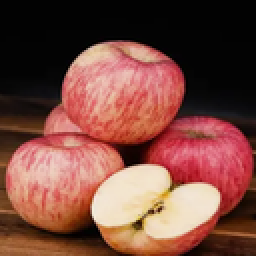
%> input picture apple.png, 128 x 128 px, shrunk from 512 x 512 before the run (shown 2 times larger)
$ octave DWT.m   (GNU Octave 9; MATLAB toolbox functions it lacks are replaced by stand-ins)
%> lines starting %> are read from the running program, lines starting %| are printed output that depends on the picture
### SimultaneousDecomposition/src/haar_dwt2.m
function [LL, LH, HL, HH] = haar_dwt2(img)
    % 确保图像尺寸为偶数
    [rows, cols] = size(img);
    if mod(rows, 2) ~= 0
        img = img(1:end-1, :);
        rows = rows - 1;
    end
    if mod(cols, 2) ~= 0
        img = img(:, 1:end-1);
        cols = cols - 1;
    end

    % 水平方向变换
    img_h = zeros(rows, cols);
    for i = 1:rows
        for j = 1:2:cols
            avg = (double(img(i,j)) + double(img(i,j+1)))/2;
            diff = (double(img(i,j)) - double(img(i,j+1)))/2;
            img_h(i,j) = avg;
            img_h(i,j+1) = diff;
        end
    end

    % 垂直方向变换
    img_v = zeros(rows, cols);
    for j = 1:cols
        for i = 1:2:rows
            avg = (img_h(i,j) + img_h(i+1,j))/2;
            diff = (img_h(i,j) - img_h(i+1,j))/2;
            img_v(i,j) = avg;
            img_v(i+1,j) = diff;
        end
    end

    % 提取子带
    LL = img_v(1:2:end, 1:2:end);
    LH = img_v(1:2:end, 2:2:end);
    HL = img_v(2:2:end, 1:2:end);
    HH = img_v(2:2:end, 2:2:end);
end

### SimultaneousDecomposition/src/DWT.m
% 批量处理多张彩色图像

% 定义要处理的图像文件名列表
image_files = {'apple.png', 'balloon..png', 'cat.png', 'fox.png', 'girl.png'};

% 创建保存结果的目录
output_dir = 'DWT_results';
if ~exist(output_dir, 'dir')
    mkdir(output_dir);
end

% 循环处理每张图像
for i = 1:length(image_files)
    % 读取彩色图像
    img = imread(image_files{i});  % 假设是RGB图像
%> img is the input picture: size 128x128x3 uint8; mean R, G, B 122.1, 73.9, 63.7

    % 分离RGB三个通道
    R = img(:,:,1);  % 红色通道
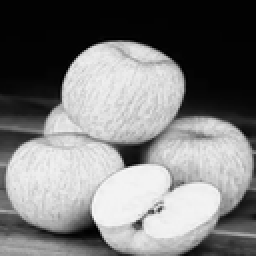
%> R: size 128x128 uint8 (shown 2 times larger); min 0, max 248, mean 122.1
    G = img(:,:,2);  % 绿色通道
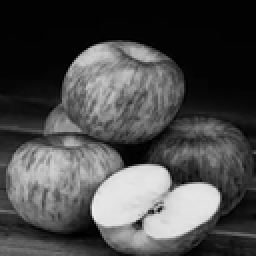
%> G: size 128x128 uint8 (shown 2 times larger); min 0, max 237, mean 73.9
    B = img(:,:,3);  % 蓝色通道
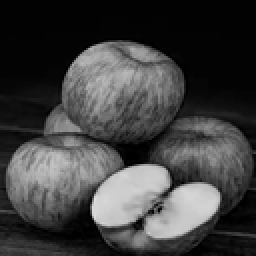
%> B: size 128x128 uint8 (shown 2 times larger); min 0, max 221, mean 63.7

    % 对每个通道分别进行二维离散小波变换
    % 使用手动实现的Haar小波变换
    [LL_R, LH_R, HL_R, HH_R] = haar_dwt2(R);
    [LL_G, LH_G, HL_G, HH_G] = haar_dwt2(G);
    [LL_B, LH_B, HL_B, HH_B] = haar_dwt2(B);
%> after the loop in haar_dwt2 (call 3), `for i = 1:rows`:
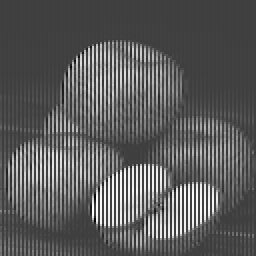
%> img_h: size 128x128 double (shown 2 times larger); min -71, max 216, mean 31.8; drawn with min black and max white
%> after the loop in haar_dwt2 (call 3), `for j = 1:cols`:
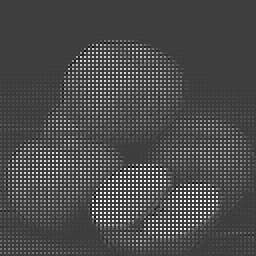
%> img_v: size 128x128 double (shown 2 times larger); min -68.25, max 215, mean 15.9; drawn with min black and max white

    % 重构每个通道的子带（如果需要合并显示）
    LL = cat(3, LL_R, LL_G, LL_B);  % 合并三个通道的LL子带
%> LL: size 64x64x3 double
    LH = cat(3, LH_R, LH_G, LH_B);  % 合并水平细节
%> LH: size 64x64x3 double
    HL = cat(3, HL_R, HL_G, HL_B);  % 合并垂直细节
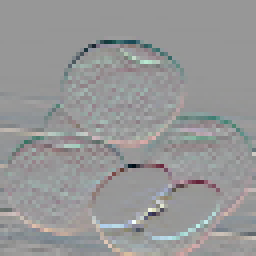
%> HL: size 64x64x3 double (shown 4 times larger); mean R, G, B -0.4, -0.2, -0.1; drawn with min black and max white
    HH = cat(3, HH_R, HH_G, HH_B);  % 合并对角细节（论文中用于嵌入的部分）
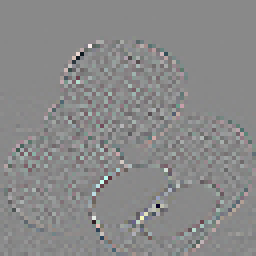
%> HH: size 64x64x3 double (shown 4 times larger); mean R, G, B 0, 0, 0; mean of the top-left, top-right, bottom-left and bottom-right quarters 0, 0, 0, 0; drawn with min black and max white

    % 保存结果
    [~, name, ~] = fileparts(image_files{i});
    save(fullfile(output_dir, [name, '_dwt_results.mat']), 'LL', 'LH', 'HL', 'HH');

    % 显示处理进度
    fprintf('已处理图像 %d/%d: %s\n', i, length(image_files), image_files{i});
end
%> pass 2 of the loop `for i = 1:length(image_files)`:
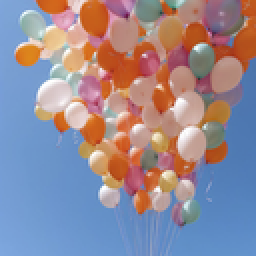
%> input picture balloon..png, 128 x 128 px, shrunk from 512 x 512 before the run (shown 2 times larger)
%> img is the input picture: size 128x128x3 uint8; mean R, G, B 149.3, 138.3, 151
%> after the loop in haar_dwt2 (call 6), `for j = 1:cols`:
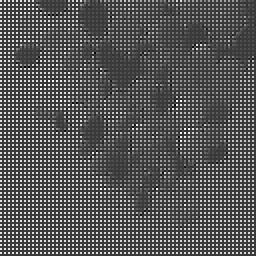
%> img_v: size 128x128 double (shown 2 times larger); min -75.25, max 251.5, mean 37.8; drawn with min black and max white
%> in haar_dwt2 (call 6), `HH = img_v(2:2:end, 2:2:end);`:
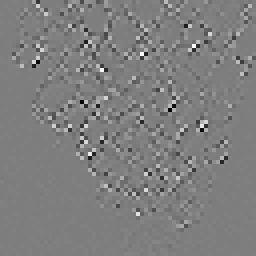
%> HH: size 64x64 double (shown 4 times larger); min -28.75, max 29, mean 0; drawn with min black and max white

fprintf('所有图像处理完成！\n');
%| 所有图像处理完成！
